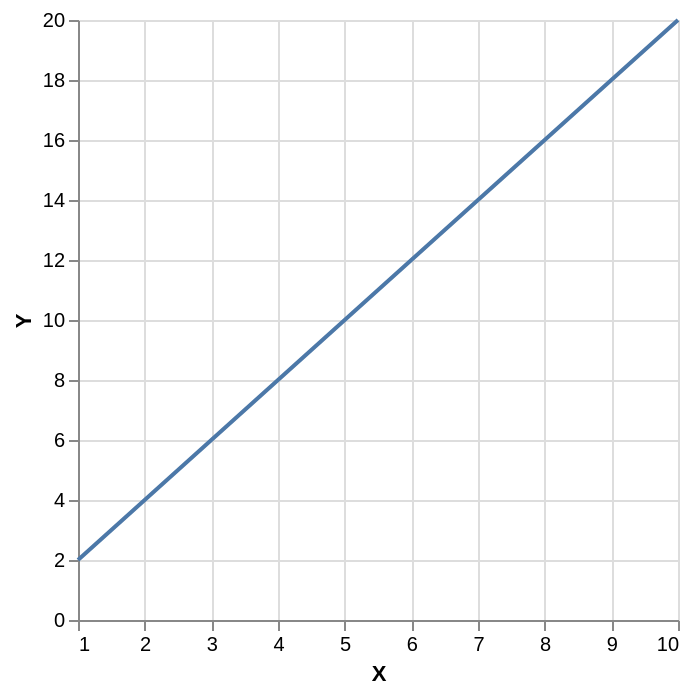

Here is the notebook cell this chart was saved with:
### Code cell
df = pd.read_csv('E:\\temp\\data.csv')

line = alt.Chart(df).mark_line().encode(
    x='X',
    y='Y'
)

line

### Figure 1 — Vega-Lite specification as saved in the notebook (floating-point values rounded to 4 significant figures)
{"config": {"view": {"continuousWidth": 300, "continuousHeight": 300}}, "data": {"name": "data-958fd5787efdcdbf9e45e81d7a5ce85f"}, "mark": {"type": "line"}, "encoding": {"x": {"field": "X", "type": "quantitative"}, "y": {"field": "Y", "type": "quantitative"}}, "$schema": "https://vega.github.io/schema/vega-lite/v5.16.3.json", "datasets": {"data-958fd5787efdcdbf9e45e81d7a5ce85f": [{"X": 1, "Y": 2}, {"X": 2, "Y": 4}, {"X": 3, "Y": 6}, {"X": 4, "Y": 8}, {"X": 5, "Y": 10}, {"X": 6, "Y": 12}, {"X": 7, "Y": 14}, {"X": 8, "Y": 16}, {"X": 9, "Y": 18}, {"X": 10, "Y": 20}]}}
